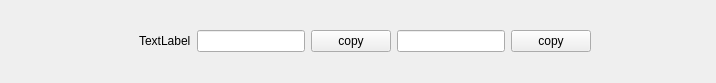
<?xml version="1.0" encoding="UTF-8"?>
<ui version="4.0">
 <class>credentialwidget</class>
 <widget class="QWidget" name="credentialwidget">
  <property name="geometry">
   <rect>
    <x>0</x>
    <y>0</y>
    <width>716</width>
    <height>83</height>
   </rect>
  </property>
  <property name="windowTitle">
   <string>Form</string>
  </property>
  <property name="autoFillBackground">
   <bool>false</bool>
  </property>
  <layout class="QGridLayout" name="gridLayout">
   <item row="0" column="0">
    <spacer name="horizontalSpacer_2">
     <property name="orientation">
      <enum>Qt::Horizontal</enum>
     </property>
     <property name="sizeHint" stdset="0">
      <size>
       <width>40</width>
       <height>20</height>
      </size>
     </property>
    </spacer>
   </item>
   <item row="0" column="1">
    <widget class="QLabel" name="icon">
     <property name="text">
      <string/>
     </property>
     <property name="pixmap">
      <pixmap>images/padlock1.bmp</pixmap>
     </property>
    </widget>
   </item>
   <item row="0" column="2">
    <widget class="QLabel" name="label">
     <property name="text">
      <string>TextLabel</string>
     </property>
    </widget>
   </item>
   <item row="0" column="3">
    <layout class="QHBoxLayout" name="horizontalLayout">
     <item>
      <widget class="QLineEdit" name="loginText">
       <property name="echoMode">
        <enum>QLineEdit::Password</enum>
       </property>
      </widget>
     </item>
     <item>
      <widget class="QPushButton" name="copyLog">
       <property name="text">
        <string>copy</string>
       </property>
      </widget>
     </item>
     <item>
      <widget class="QLineEdit" name="passwordText">
       <property name="echoMode">
        <enum>QLineEdit::Password</enum>
       </property>
       <property name="dragEnabled">
        <bool>true</bool>
       </property>
       <property name="readOnly">
        <bool>false</bool>
       </property>
      </widget>
     </item>
     <item>
      <widget class="QPushButton" name="copyPass">
       <property name="text">
        <string>copy</string>
       </property>
      </widget>
     </item>
    </layout>
   </item>
   <item row="0" column="4">
    <spacer name="horizontalSpacer">
     <property name="orientation">
      <enum>Qt::Horizontal</enum>
     </property>
     <property name="sizeHint" stdset="0">
      <size>
       <width>40</width>
       <height>58</height>
      </size>
     </property>
    </spacer>
   </item>
  </layout>
 </widget>
 <resources/>
 <connections/>
</ui>
